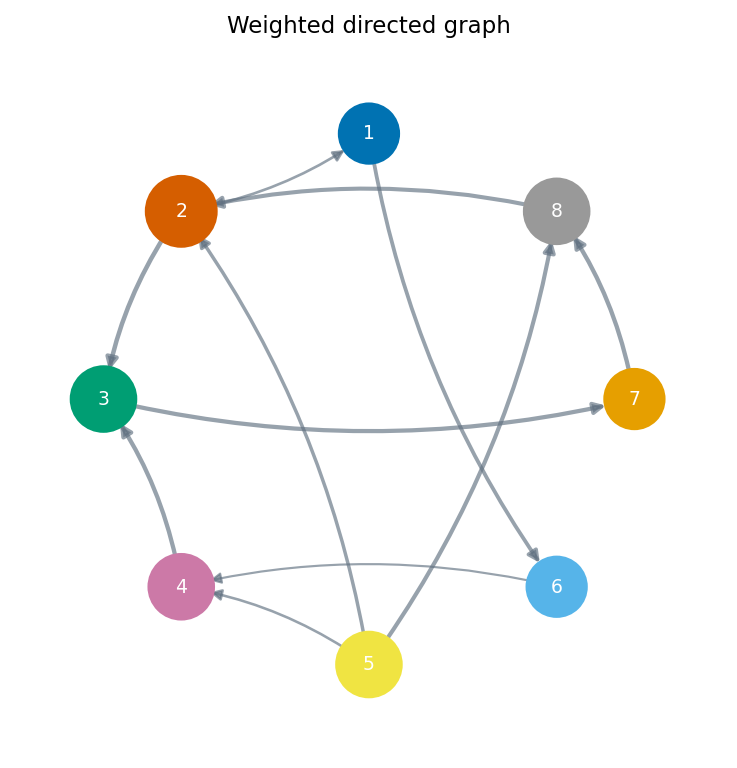

Reproduce this figure in Python.
"""graph_directed: 带权重有向图（环形布局，线宽=权重）."""
import sys, os; sys.path.insert(0, os.path.join(os.path.dirname(os.path.abspath(__file__)), '..', '..', '_utils', 'python'))
import numpy as np
import matplotlib.pyplot as plt
from matplotlib.patches import FancyArrowPatch, Circle
from theme import apply_theme
from palette import cycle

def make_figure(n=8, title='Weighted directed graph'):
    apply_theme()
    rng = np.random.default_rng(5)
    ang = np.linspace(0, 2*np.pi, n, endpoint=False) + np.pi/2
    pos = np.c_[np.cos(ang), np.sin(ang)]*3
    fig, ax = plt.subplots(figsize=(5.6, 5.2))
    ax.set_xlim(-4, 4); ax.set_ylim(-4, 4); ax.axis('off'); ax.set_aspect('equal')
    edges = [(i, j) for i in range(n) for j in range(n)
             if i != j and rng.random() < 0.22]
    for i, j in edges:
        w = rng.uniform(0.5, 3.0)
        ax.add_patch(FancyArrowPatch(pos[i], pos[j], arrowstyle='-|>',
                     connectionstyle='arc3,rad=0.12', mutation_scale=11,
                     lw=0.5 + w*0.7, color='#607080', alpha=0.65,
                     shrinkA=14, shrinkB=14, zorder=1))
    deg = np.zeros(n)
    for i, j in edges: deg[i] += 1; deg[j] += 1
    for k in range(n):
        ax.add_patch(Circle(pos[k], 0.28 + deg[k]*0.03, color=cycle(k), zorder=3))
        ax.text(*pos[k], f'{k+1}', ha='center', va='center',
                color='white', fontsize=9, zorder=4)
    ax.set_title(title, fontsize=11)
    fig.tight_layout()
    return fig

if __name__ == '__main__':
    fig = make_figure(); fig.savefig(__file__.replace('.py', '.png'), dpi=150)
